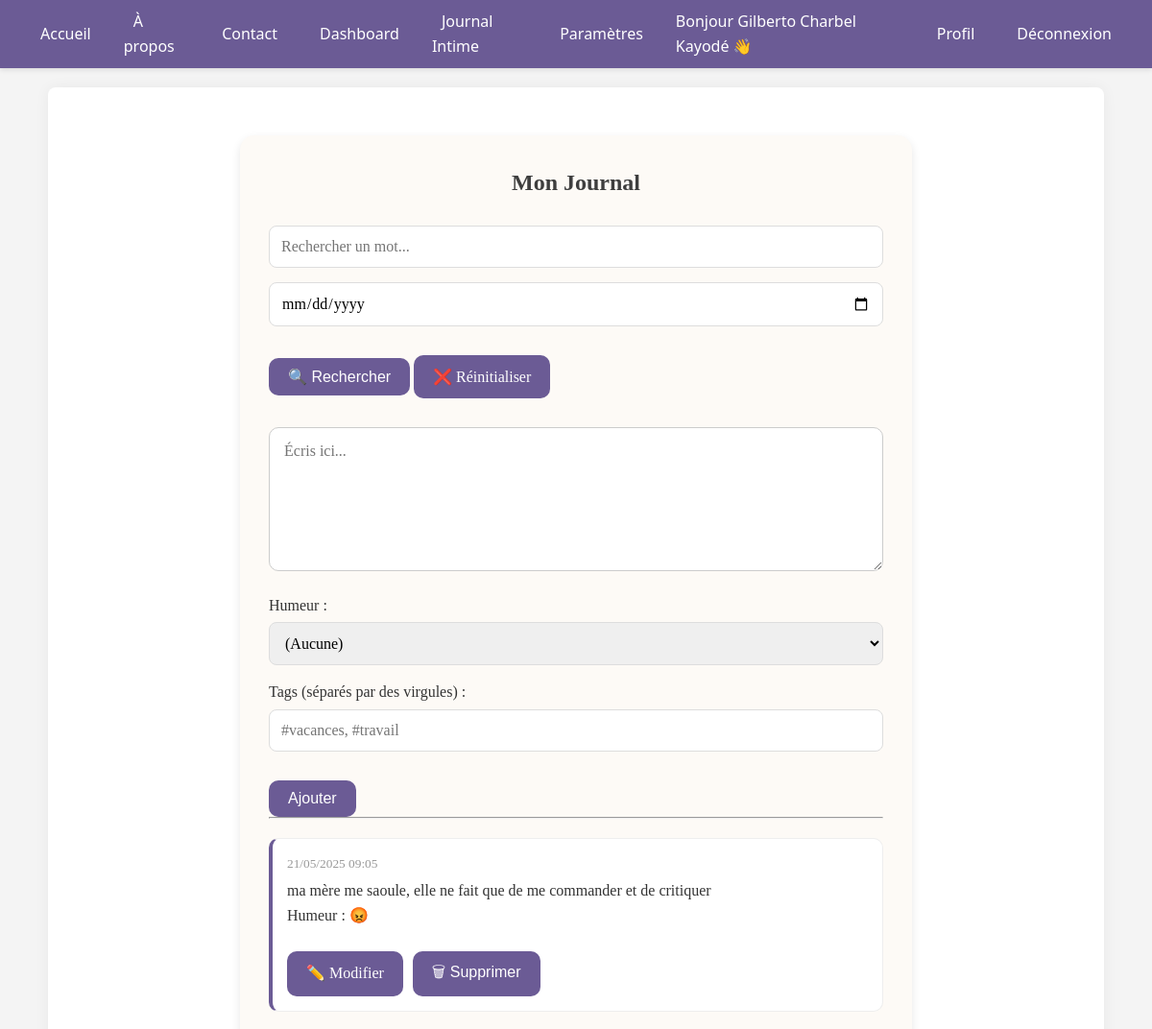
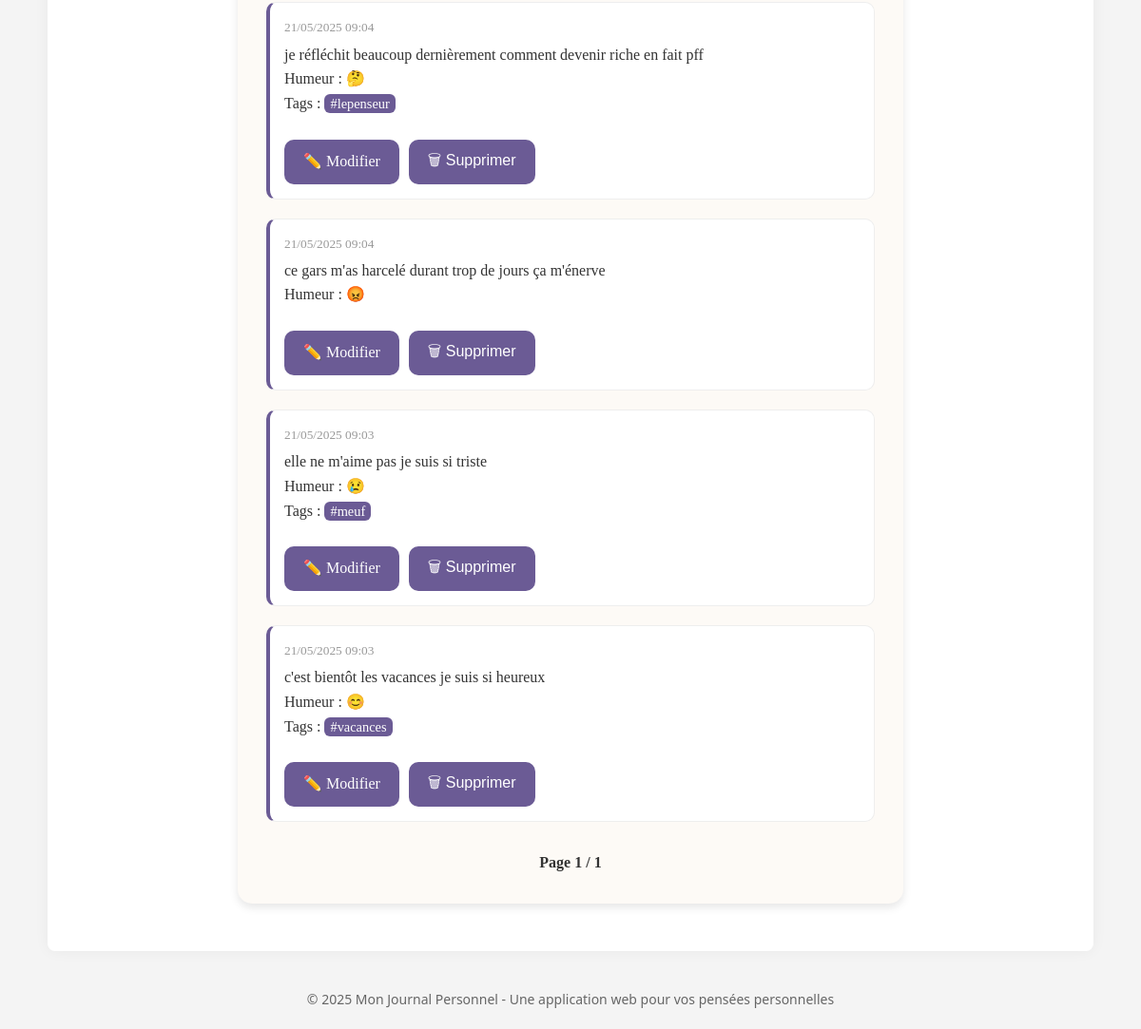
The page /journal (signed in) on the database its author committed (2 pictures, top to bottom).
### app.py (models this page shows, shortened)
class User(db.Model, UserMixin):
    id = db.Column(db.Integer, primary_key=True)
    first_name = db.Column(db.String(100), nullable=False)
    last_name = db.Column(db.String(100), nullable=False)
    email = db.Column(db.String(150), unique=True, nullable=False)
    password_hash = db.Column(db.String(200), nullable=False)
    theme = db.Column(db.String(20), default="light")  # 'light' ou 'dark'
    font = db.Column(db.String(50), default="default")  # ex : 'serif', 'sans-serif', etc.
    entries = db.relationship('JournalEntry', backref='author', lazy=True)

class JournalEntry(db.Model):
    id = db.Column(db.Integer, primary_key=True)
    _texte = db.Column("texte", db.LargeBinary, nullable=False)
    date_created = db.Column(db.DateTime, default=datetime.datetime.utcnow)
    user_id = db.Column(db.Integer, db.ForeignKey('user.id'), nullable=False)
    humeur = db.Column(db.String(10), nullable=True)
    tags = db.relationship('Tag', secondary=entry_tags, backref=db.backref('entries', lazy='dynamic'))
    @property
    def texte(self):
        try:
            return fernet.decrypt(self._texte).decode()
        except Exception:
            return self._texte.decode() if isinstance(self._texte, bytes) else str(self._texte)
    @texte.setter
    def texte(self, value):
        self._texte = fernet.encrypt(value.encode())

class Tag(db.Model):
    id = db.Column(db.Integer, primary_key=True)
    nom = db.Column(db.String(50), unique=True, nullable=False)

### app.py (the view, shortened to what this page needs)
@app.route('/journal', methods=['GET', 'POST'])
@login_required
def journal():
    mot_cle = request.args.get('mot_cle', '').strip()
    date_str = request.args.get('date', '').strip()
    tag_filtre = request.args.get('tag', '').strip()
    if tag_filtre:
        tag_obj = Tag.query.filter_by(nom=tag_filtre).first()
        if tag_obj:
            requete = tag_obj.entries.filter(JournalEntry.user_id == current_user.id)
        else:
            requete = JournalEntry.query.filter_by(user_id=current_user.id).filter(False)  # aucun résultat
    else:
        requete = JournalEntry.query.filter_by(user_id=current_user.id)
    if date_str:
        try:
            date = datetime.datetime.strptime(date_str, '%Y-%m-%d').date()
            requete = requete.filter(db.func.date(JournalEntry.date_created) == date)
        except ValueError:
            flash("Format de date invalide.", "error")
    entries = requete.order_by(JournalEntry.date_created.desc()).all()
    if mot_cle:
        mot_cle_lower = mot_cle.lower()
        entries = [e for e in entries if mot_cle_lower in e.texte.lower()]
    page = request.args.get('page', 1, type=int)
    per_page_words = 200
    entries_paginated, pagination = paginate_by_words(entries, page, per_page_words)
    return render_template(
        'journal.html',
        entries=entries_paginated,
        pagination=pagination,
        tag_filtre=tag_filtre
    )

### app.py (called while the page is built)
@login_manager.user_loader
def load_user(user_id):
    return db.session.get(User, int(user_id))  # Changement ici

### templates/journal.html (shortened to what this page needs)
{% extends "base.html" %}
{% block content %}
<div class="journal-container">
  <h2>Mon Journal</h2>
  <form method="GET" style="margin-bottom: 30px;">
    <input type="text" name="mot_cle" placeholder="Rechercher un mot..." value="{{ request.args.get('mot_cle', '') }}">
    <input type="date" name="date" value="{{ request.args.get('date', '') }}">
    <button type="submit" class="btn">🔍 Rechercher</button>
    <a href="{{ url_for('journal') }}" class="btn">❌ Réinitialiser</a>
  </form>
  <form method="POST">
    <textarea name="texte" rows="4" cols="60" placeholder="Écris ici..."></textarea><br>
    <label for="humeur">Humeur :</label>
    <select name="humeur" id="humeur">
      <option value="" selected>(Aucune)</option>
    </select><br>
    <label for="tags">Tags (séparés par des virgules) :</label>
    <input type="text" name="tags" id="tags" placeholder="#vacances, #travail"><br>
    <button type="submit" class="btn">Ajouter</button>
  </form>
  <hr>
  {% if entries %}
    {% for item in entries %}
      <div class="entry">
        <small>{{ item.entry.date_created.strftime("%d/%m/%Y %H:%M") }}</small>
        <p>{{ ' '.join(item.words) }}</p>
        {% if item.entry.humeur %}
          <p>Humeur : {{ item.entry.humeur }}</p>
        {% endif %}
        {% if item.entry.tags %}
          <p>Tags :
            {% for tag in item.entry.tags %}
              <a href="{{ url_for('journal', tag=tag.nom) }}" class="tag">{{ tag.nom }}</a>
            {% endfor %}
          </p>
        {% endif %}
        <div class="entry-actions">
          <a href="{{ url_for('edit_entry', entry_id=item.entry.id) }}" class="btn">✏️ Modifier</a>
          <form action="{{ url_for('delete_entry', entry_id=item.entry.id) }}" method="post" style="display:inline;">
            <button type="submit" class="btn">🗑 Supprimer</button>
          </form>
        </div>
      </div>
    {% endfor %}
  {% else %}
    <p>Tu n'as pas encore d'entrées dans ton journal. Commence à écrire dès maintenant !</p>
  {% endif %}
  <div class="pagination">
    Page {{ pagination.page }} / {{ pagination.pages }}
  </div>
</div>
{% endblock %}

### templates/base.html (shortened to what this page needs)
<!DOCTYPE html>
<html lang="fr">
<head>
</head>
<body>
    <nav>
    <ul>
        <li><a href="{{ url_for('home') }}">Accueil</a></li>
        <li><a href="{{ url_for('about') }}">À propos</a></li>
        <li><a href="{{ url_for('contact') }}">Contact</a></li>
        {% if current_user.is_authenticated %}
            <li><a href="{{ url_for('dashboard') }}">Dashboard</a></li>
            <li><a href="{{ url_for('journal') }}">Journal Intime</a></li>
            <li><a href="{{ url_for('settings') }}">Paramètres</a></li>
        {% endif %}
    </ul>
    <ul>
        {% if current_user.is_authenticated %}
            <li style="color: white;">Bonjour {{ current_user.first_name }} 👋</li>
            <li><a href="{{ url_for('profile') }}">Profil</a></li>
            <li><a href="{{ url_for('logout') }}">Déconnexion</a></li>
        {% else %}
            <li><a href="{{ url_for('login') }}">Connexion</a></li>
            <li><a href="{{ url_for('register') }}">Inscription</a></li>
        {% endif %}
    </ul>
    </nav>
    <div class="content-wrapper">
        {% block content %}{% endblock %}
    </div>
    <body class="{{ current_user.theme }} {{ current_user.font }}">
    <footer>
        <p>© 2025 Mon Journal Personnel - Une application web pour vos pensées personnelles</p>
    </footer>
</body>
</html>

### templates/base.html (style rules this page uses)
body.light { background-color: var(--light-bg); color: var(--dark-text); }
:root { --primary-color: #6b5b95; --primary-hover: #5a4a82; --light-bg: #f4f4f4; --dark-text: #333; --light-text: #fff; --success-color: #4caf50; --error-color: #f44336; --border-radius: 8px; }
* { box-sizing: border-box; margin: 0; padding: 0; }
body { margin: 0; font-family: 'Segoe UI', Tahoma, Geneva, Verdana, sans-serif; background-color: var(--light-bg); color: var(--dark-text); line-height: 1.6; }
nav { background-color: var(--primary-color); padding: 10px 20px; display: flex; justify-content: space-between; align-items: center; box-shadow: 0 2px 5px rgba(0,0,0,0.1); }
nav ul { list-style: none; margin: 0; padding: 0; display: flex; align-items: center; }
nav li { margin: 0 12px; }
nav a { color: var(--light-text); text-decoration: none; font-weight: 500; transition: all 0.3s ease; padding: 5px 10px; border-radius: var(--border-radius); }
.content-wrapper { max-width: 1100px; margin: 20px auto; padding: 20px; background-color: white; border-radius: var(--border-radius); box-shadow: 0 0 15px rgba(0,0,0,0.05); min-height: calc(100vh - 200px); }
h1, h2, h3 { color: var(--primary-color); margin-bottom: 20px; }
button, .btn { background-color: var(--primary-color); color: var(--light-text); border: none; padding: 10px 20px; border-radius: var(--border-radius); cursor: pointer; font-size: 16px; transition: background-color 0.3s; }
input, textarea, select { width: 100%; padding: 12px; margin-bottom: 15px; border: 1px solid #ddd; border-radius: var(--border-radius); font-size: 16px; font-family: inherit; }
form label { display: block; margin-bottom: 5px; font-weight: 500; }
footer { text-align: center; padding: 20px; margin-top: 20px; color: #666; font-size: 14px; }

### templates/journal.html (style rules this page uses)
.journal-container { max-width: 700px; margin: 30px auto; background: #fdfaf6; padding: 30px; border-radius: 15px; box-shadow: 0 4px 10px rgba(0, 0, 0, 0.1); font-family: 'Georgia', serif; }
h2 { text-align: center; color: #3e3e3e; margin-bottom: 25px; }
form textarea { width: 100%; height: 150px; padding: 15px; font-size: 16px; border: 1px solid #ccc; border-radius: 10px; resize: vertical; background-color: #fff; font-family: 'Georgia', serif; }
.btn { display: inline-block; margin-top: 15px; background-color: #6b5b95; color: white; border: none; padding: 10px 20px; font-size: 16px; border-radius: 10px; cursor: pointer; transition: background-color 0.3s ease; text-decoration: none; }
.entry { background-color: #fff; border: 1px solid #eee; border-left: 4px solid #6b5b95; padding: 15px; margin-top: 20px; border-radius: 10px; }
.entry small { display: block; color: #999; margin-bottom: 5px; }
.entry-actions { margin-top: 10px; display: flex; gap: 10px; flex-wrap: wrap; }
.pagination { text-align: center; margin-top: 30px; font-weight: bold; }
.tag { background-color: #6b5b95; color: white; padding: 2px 6px; border-radius: 6px; text-decoration: none; font-size: 0.9rem; margin-right: 5px; }

### rows shown on the page
User: first_name "Gilberto Charbel Kayodé"
JournalEntry: entry.date_created "21/05/2025 09:05", entry.humeur "😡"
JournalEntry: entry.date_created "21/05/2025 09:04", entry.humeur "🤔"
Tag: nom "#lepenseur"
JournalEntry: entry.date_created "21/05/2025 09:04", entry.humeur "😡"
JournalEntry: entry.date_created "21/05/2025 09:03", entry.humeur "😢"
Tag: nom "#meuf"
JournalEntry: entry.date_created "21/05/2025 09:03", entry.humeur "😊"
Tag: nom "#vacances"

### other values the page prints
{{ ' '.join(item.words) }} "ma mère me saoule, elle ne fait que de me commander et de critiquer" "je réfléchit beaucoup dernièrement comment devenir riche en fait pff" "ce gars m'as harcelé durant trop de jours ça m'énerve" "elle ne m'aime pas je suis si triste" "c'est bientôt les vacances je suis si heureux"
{{ pagination.page }} "1"
{{ pagination.pages }} "1"
